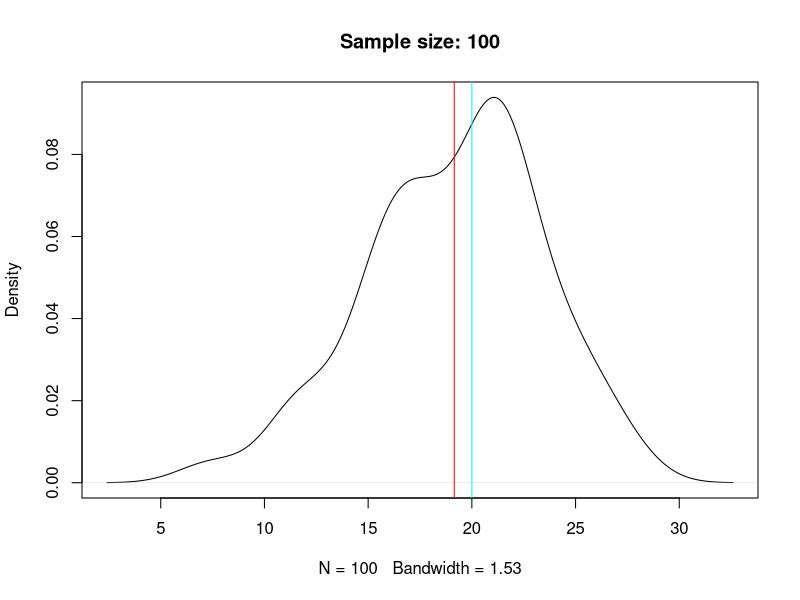
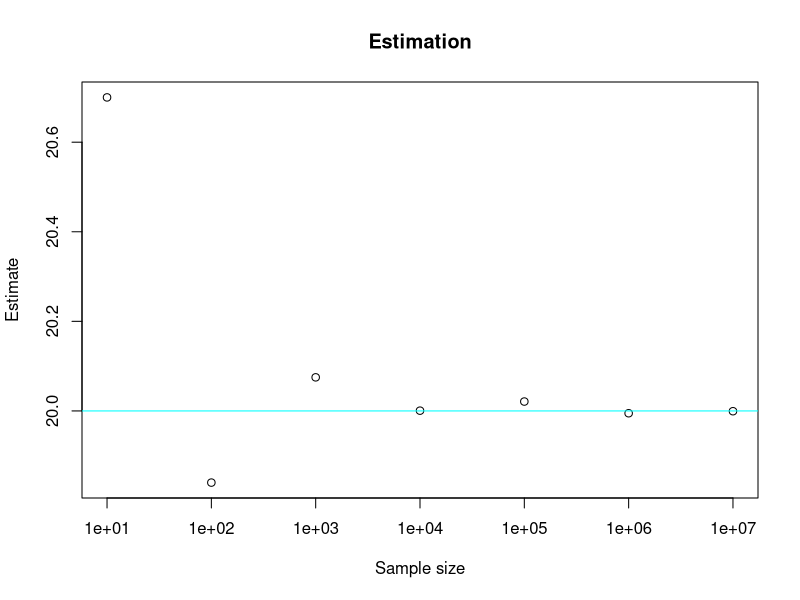
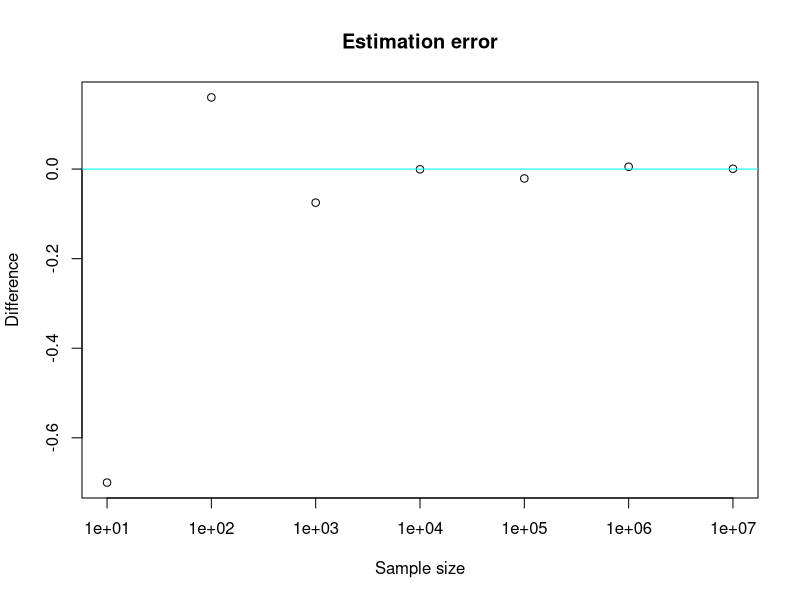

Source code (R) for these figures, in order:
# Xoel Mato Blanco
# 1421896
# 17/11/19

# Goal: estimate lambda from a poisson distribution.

# Step 1. Simulate a poisson distribution:
my_lambda=20
size=100
sample <- rpois(size, my_lambda)
plot(density(sample), main=paste("Sample size:",size))
abline(v=my_lambda, col="cyan")
# Step 2. Define a function that computes the probability of the data belonging to a poisson distribution of a given lambda:
log_density <- function(data, lambda){
  log_d <- dpois(data, lambda=lambda, log=TRUE)  # Stores the probability of all data points in a vector
  return(sum(log_d))  # Returns the sum of such vector
}

# Step 3. Since R does not support minimization, we define another function that returns the negative result of log_density:
min_to_max <- function(lambda){
  return(-log_density(sample, lambda))
}

# Step 4. Maximize the probability using nlm on min_to_max, which eventually maximizes log_density.
estimation <- nlm(min_to_max, p=10)
estimation$estimate
abline(v=estimation$estimate, col="red")

# EXTRA. To check how the estimation performs with other sample sizes:
size_range <- c(10, 100, 1000, 10000, 100000, 1000000, 10000000)
estimations <- c()
difference <- c()
for (s in size_range){
  sample <- rpois(s, my_lambda)
  current_est <- nlm(min_to_max, p=10)$estimate
  estimations <- append(estimations, current_est)
  difference <- append(difference, (my_lambda-current_est))
}
results <- as.data.frame(cbind(size_range, estimations, difference))
plot(results$size_range, results$estimations, log="x", main="Estimation", xlab="Sample size", ylab="Estimate")
abline(h=my_lambda, col="cyan")
plot(results$size_range, results$difference, log="x", main="Estimation error", xlab="Sample size", ylab="Difference")
abline(h=0, col="cyan")
